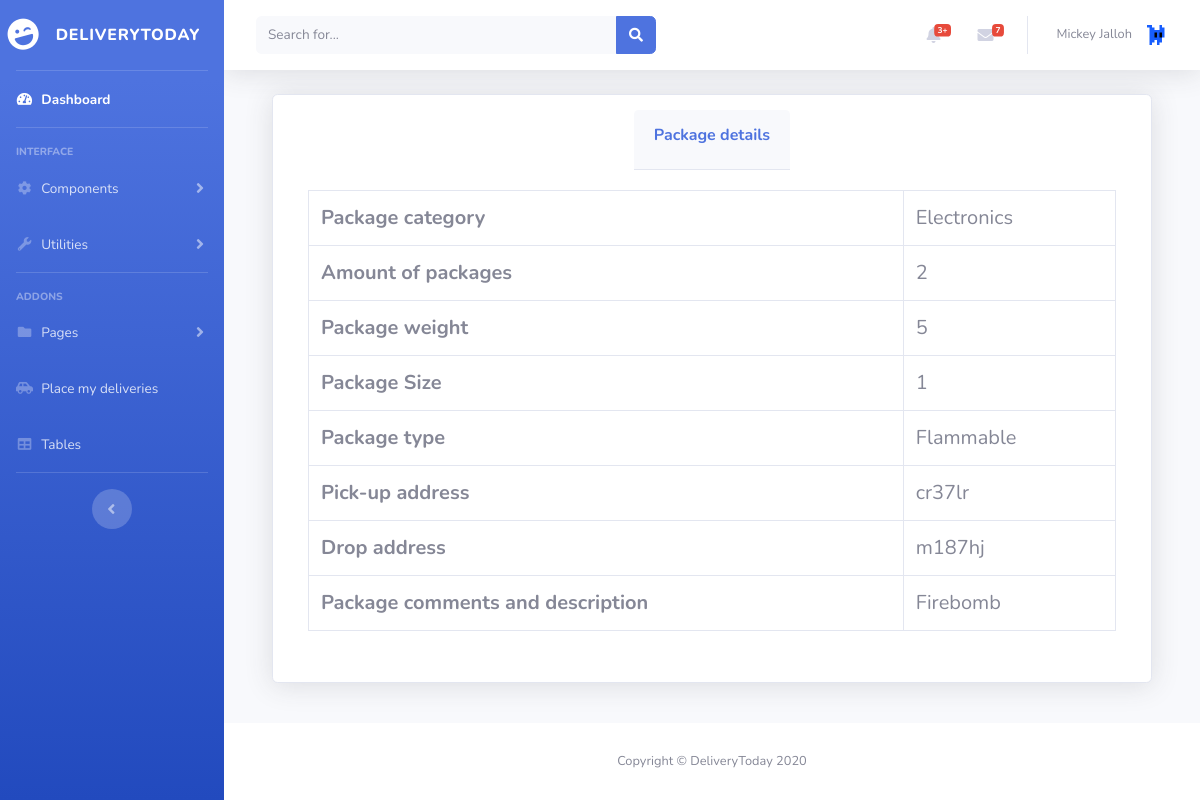
Page /user/package_detail/1 (signed in) on the committed database.
### flaskapp/models.py (models this page shows, shortened)
class BaseModel(Model):
    class Meta:
        database = db

class Package(BaseModel):
    user = ForeignKeyField(User, backref = "packages")
    amount = IntegerField()
    category = CharField()
    weight = IntegerField()
    size = IntegerField()
    pkgType = CharField()
    pkgSource = CharField()
    description = CharField()
    pkgDes = CharField()
    status = CharField() #Pending, In-Progress, Delievered, On-Pickup
    timestamp = DateTimeField()
    pickup_address = CharField()
    drop_address = CharField()

### flaskapp/user/__init__.py (the view)
@user.route("/user/package_detail/<int:id>")
@login_required
def package_detail(id:int):
    permission_required(["User"])
    p: Package = Package.select().where(Package.id == id).first()
    return render_template("user/package_detail.html", package = p)

### flaskapp/app.py (called while the page is built)
@app.before_request
def before_request():
    session.permanent = True
    app.permanent_session_lifetime = timedelta(minutes=30)

### flaskapp/helpers/permissionHandler.py (called while the page is built)
def permission_required(permissions: List):
    has_permission = False
    for permission in permissions:
        if permission in current_user.account_type:
            has_permission = True
    if not has_permission:
        abort(403)

### flaskapp/models.py (called while the page is built)
@login_manager.user_loader
def load_user(id):
    return User.select().where(User.id == id).first()

### flaskapp/templates/user/package_detail.html
{% extends "admin-layout-driver.html" %}
{% block content %}
<div class="container">
    <div class="row">
        <div class="col-md-12">
            <div class="card shadow mb-4">
                <div class="card-header py-3">
                    <h6 class="font-weight-bold text-primary">Package details</h6>
                </div>
                <div class="card-body">
                    <div class="table-responsive">
                        <table class="table table-bordered" id="dataTable" width="100%" cellspacing="0">
                                <tr>
                                    <th>Package category</th>
                                    <td>{{package.category}}</td>
                                </tr>
                                <tr>
                                    <th>Amount of packages</th>
                                    <td>{{package.amount}}</td>
                                </tr>
                                <tr>
                                    <th>Package weight</th>
                                    <td>{{package.weight}}</td>
                                </tr>
                                <tr>
                                    <th>Package Size</th>
                                    <td>{{package.size}}</td>
                                </tr>
                                <tr>
                                    <th>Package type</th>
                                    <td>{{package.pkgType}}</td>
                                </tr>
                                <tr>
                                    <th>Pick-up address</th>
                                    <td>{{package.pkgSource}}</td>
                                </tr>
                                <tr>
                                    <th>Drop address</th>
                                    <td>{{package.pkgDes}}</td>
                                </tr>
                                <tr>
                                    <th>Package comments and description</th>
                                    <td>{{package.description}}</td>
                                </tr>
                        </table>
                    </div>
                </div>
            </div>
        </div>
    </div>
</div>
{% endblock content %}

### flaskapp/static/css/site.css (style rules this page uses)
Body { background-image: url("/static/images/Delogo.png"); background-size: cover; background-attachment: fixed; background-size: 100%, 100%; font-family: 'Times New Roman', Times, serif; }
* { margin: 0px; padding: 0px; }
.card { background: transparent; border-radius: 0px; border: 0px; border-bottom: 1px solid gray; padding: 15px; color:black; font-size: 20px; }
.card-header { align-self: center; font-size: 20px; color: white; }

### rows in the picture
Package: category "Electronics", amount "2", weight "5", size "1", pkgType "Flammable", pkgSource "cr37lr", pkgDes "m187hj", description "Firebomb"

### other values in the picture
{{ session["name"] }} "Mickey Jalloh"
